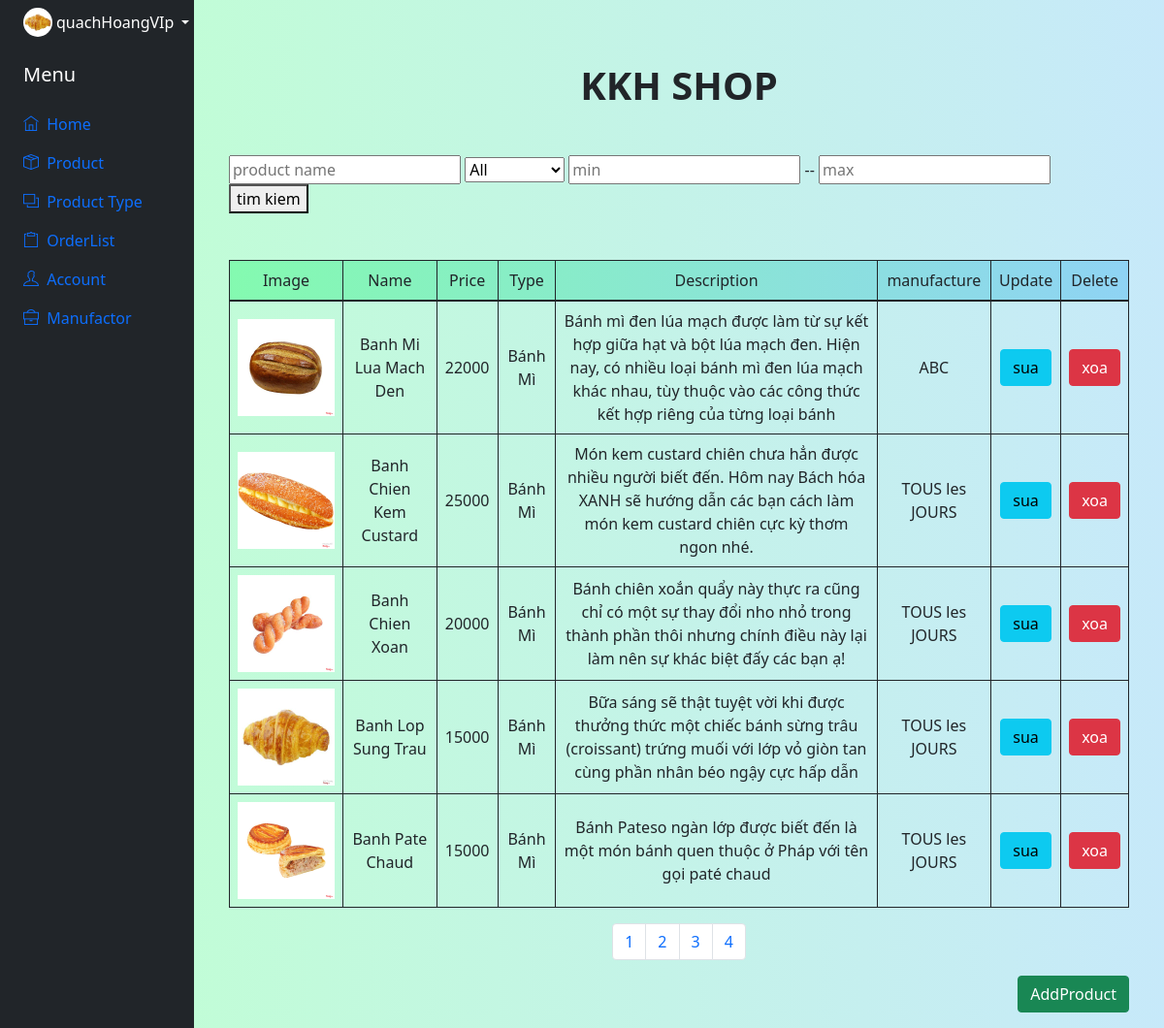
The page /admin?side=Product (signed in) on the database its author committed.
### tables this page shows
CREATE TABLE `product` (
  `id` int(11) NOT NULL,
  `Name` varchar(50) NOT NULL,
  `Price` double NOT NULL,
  `product_type` int(50) NOT NULL,
  `Image` varchar(200) NOT NULL,
  `description` text NOT NULL,
  `manufacture_id` int(11) NOT NULL
);

CREATE TABLE `category` (
  `id` int(11) NOT NULL,
  `Type` varchar(50) NOT NULL
);

CREATE TABLE `manufacture` (
  `Ma` int(11) NOT NULL,
  `name` varchar(50) NOT NULL,
  `phone` varchar(30) NOT NULL,
  `Country` varchar(50) NOT NULL
);

### admin/product/index.php (the view, shortened to what this page needs)
<?php
  $page=1;
  $search="";
  $type="";
 if(isset($_GET['price_1']) && $_GET['price_1']!='' ){
   $price_1=$_GET['price_1'];
  }
  else{
    $price_1=0;
  }
  if(isset($_GET['price_2']) && $_GET['price_2']!=''){
   $price_2=$_GET['price_2'];
  }
  else{
    $price_2=100000000000;
  }
  $itemSQL = "select count(*)from product where Name like '%$search%'and product_type like '%$type%'  and ( price between $price_1 and $price_2 ) ";
  $itemArray= mysqli_query($connect,$itemSQL);
  $ItemResult= mysqli_fetch_array($itemArray);
  $TotalPage= $ItemResult['count(*)'];
  $ItemOnPage= 5;
  $PerPage=ceil($TotalPage/$ItemOnPage);
  $DropItem=  $ItemOnPage*($page-1);
  $sql="select product.*,category.Type,manufacture.name from product
   join manufacture on manufacture.Ma=product.manufacture_id
   join category on product.product_type = category.id
   where product.Name like '%$search%' and product.product_type like '%$type%' and ( price between $price_1 and $price_2 )
   limit $ItemOnPage
   offset $DropItem;
  ";
  $result=mysqli_query($connect,$sql);
 ?>
 <div class="container mt-3 ">
   <div class="mt-5 mb-5">
     <form action="" method="GET">
      <caption >
         <input class="" type="text" name="search" value="" placeholder="product name">
            <select name="type" id="">
                   <option value=""> All </option>
             </select>
             <input type="text" placeholder="min" value="" name="price_1">
                  --
              <input type="text" placeholder="max" value="" name="price_2">
            <button >tim kiem</button>
       </caption>
      </form>
   </div>
  <table class="table table-bordered border-dark align-middle text-center"  >
    <thead class="gradient-custom-4">
       <tr>
         <td> Image</td>
         <td>Name</td>
         <td> Price </td>
         <td>Type</td>
         <td> Description</td>
         <td> manufacture</td>
         <td>Update</td>
         <td>Delete</td>
      </tr>
     </thead>
     <tbody>
      <?php foreach($result as $value) :?>
        <tr>
          <td> <img height="100px" src=" photos/<?php  echo $value['Image'] ?>" alt="">  </td>
          <td><?php  echo $value['Name'] ?> </td>
          <td> <?php  echo $value['Price'] ?>   </td>
          <td><?php  echo $value['Type'] ?> </td>
          <td> <?php  echo $value['description'] ?> </td>
          <td><?php  echo $value['name'] ?>  </td>
          <td>  <input type="button" class="btn btn-info" value="sua" data-bs-toggle="modal" data-bs-target="#exampleModal" onclick="Update(<?php echo $value['id']?>)" ></td>
          <td >  <input type="button"  class="btn btn-danger"  value="xoa"onclick="Delete(<?php echo $value['id']?>)"> </td>
        </tr>
        <?php endforeach  ?>
     </tbody>
  </table>
         <nav aria-label="Page navigation example mb-2">
             <ul class="pagination justify-content-center mt-2">
                <?php for($i=1;$i<=$PerPage;$i++) :?>
                <li class="page-item">
                   <a  href="?side=Product&page=<?php echo $i ?>&search=<?php echo $search?>&type=<?php echo $type ?>&price_1=<?php echo $price_1?>&price_2=<?php echo $price_2?>" class="page-link"> <?php echo $i ?> </a>
                 </li>
                <?php endfor ?>
           </ul>
         </nav>
       <div class="btn-group float-end">
         <button onclick="AddProduct()" data-bs-toggle="modal" class="btn btn-success" data-bs-target="#exampleModal"  >AddProduct</button>
       </div>
 </div>

### admin/index.php (shortened to what this page needs)
<!DOCTYPE html>
<html lang="en">
<head>
    <link rel="stylesheet" href="../bootstrap-5.1.3-dist/css/bootstrap.min.css">
    <link rel="stylesheet" href="../style.css">
    <link rel="stylesheet" href="../font/themify-icons/themify-icons.css">
    <link rel="stylesheet" href="https://cdnjs.cloudflare.com/ajax/libs/font-awesome/6.0.0/css/all.min.css">
</head>
<body>
<div class="container-fluid">
    <div class="row flex-nowrap">
        <div class="col-auto col-md-3 col-xl-2 px-sm-2 px-0 bg-dark">
            <div class="d-flex flex-column align-items-center align-items-sm-start px-3 pt-2 text-white min-vh-100">
              <?php  if(isset($_SESSION['adminID'])):  ?>
                <div class="dropdown pb-4 position-sticky ">
                    <a href="#" class="d-flex align-items-center text-white text-decoration-none dropdown-toggle" id="dropdownUser1" data-bs-toggle="dropdown" aria-expanded="false">
                      <img src="photos/1653489808Bánh lớp sừng trâu.jpg" alt="hugenerd" width="30" height="30" class="rounded-circle">
                      <span class="d-none d-sm-inline mx-1"> <?php echo $_SESSION['adminName']; ?></span>
                    </a>
                </div>
               <?php endif ?>
                <a href="/" class="d-flex align-items-center pb-3 mb-md-0 me-md-auto text-white text-decoration-none">
                    <span class="fs-5 d-none d-sm-inline">Menu</span>
                </a>
                <ul class="nav nav-pills flex-column mb-sm-auto mb-0 align-items-center align-items-sm-start" id="menu">
                   <li class="nav-item">
                        <a href="?" class="nav-link align-middle px-0">
                            <i class="ti-home"></i> <span class="ms-1 d-none d-sm-inline">Home</span>
                        </a>
                    </li>
                    <li class="nav-item">
                        <a href="?side=Product" class="nav-link align-middle px-0">
                            <i class="ti-package"></i> <span class="ms-1 d-none d-sm-inline">Product</span>
                        </a>
                    </li>
                    <li class="nav-item">
                        <a href="?side=ProductType" class="nav-link align-middle px-0">
                            <i class="ti-layers"></i> <span class="ms-1 d-none d-sm-inline">Product Type</span>
                        </a>
                    </li>
                    <li>
                        <a href="#submenu1" data-bs-toggle="collapse" class="nav-link px-0 align-middle ">
                            <i class="ti-clipboard"></i> <span class="ms-1 d-none d-sm-inline">OrderList </span></a>
                    </li>
                    <li>
                        <a href="#submenu2" data-bs-toggle="collapse" class="nav-link px-0 align-middle ">
                            <i class="ti-user"></i> <span class="ms-1 d-none d-sm-inline">Account </span></a>
                    </li>
                    <li>
                        <a href="?side=Manufactor" class="nav-link px-0 align-middle">
                         <i class="ti-briefcase"></i> <span class="ms-1 d-none d-sm-inline">Manufactor</span> </a>
                    </li>
                </ul>
            </div>
        </div>
        <div class="col py-3 gradient-custom" >
            <h1 class='text-center fw-bolder mt-5 mb-5'> KKH SHOP</h1>
             <?php  require('../connect.php');
             $side='';
             if (isset($_GET['side'])){
              $side=$_GET['side'];
            }
              switch($side){
                  case 'Product':
                  require 'product/index.php';
                  break;
              }
               ?>
        </div>
    </div>
</div>
</body>
</html>

### style.css (style rules this page uses)
.gradient-custom { background: #84fab0; background: -webkit-linear-gradient(to right, rgba(132, 250, 176, 0.5), rgba(143, 211, 244, 0.5)); background: linear-gradient(to right, rgba(132, 250, 176, 0.5), rgba(143, 211, 244, 0.5)) }
.gradient-custom-4 { background: #84fab0; background: -webkit-linear-gradient(to right, rgba(132, 250, 176, 1), rgba(143, 211, 244, 1)); background: linear-gradient(to right, rgba(132, 250, 176, 1), rgba(143, 211, 244, 1)) }

### rows shown on the page
product: Image (picture), Name "Banh Mi Lua Mach Den", Price "22000", product_type.Type "Bánh Mì", description "Bánh mì đen lúa mạch được làm từ sự kết hợp giữa hạt và bột lúa mạch đen. Hiện nay, có nhiều loại bánh mì đen lúa mạch khác nhau, tùy thuộc vào các công thức kết hợp riêng của từng loại bánh", manufacture.name "ABC"
product: Image (picture), Name "Banh Chien Kem Custard", Price "25000", product_type.Type "Bánh Mì", description "Món kem custard chiên chưa hẳn được nhiều người biết đến. Hôm nay Bách hóa XANH sẽ hướng dẫn các bạn cách làm món kem custard chiên cực kỳ thơm ngon nhé.", manufacture.name "TOUS les JOURS"
product: Image (picture), Name "Banh Chien Xoan", Price "20000", product_type.Type "Bánh Mì", description "Bánh chiên xoắn quẩy này thực ra cũng chỉ có một sự thay đổi nho nhỏ trong thành phần thôi nhưng chính điều này lại làm nên sự khác biệt đấy các bạn ạ!", manufacture.name "TOUS les JOURS"
product: Image (picture), Name "Banh Lop Sung Trau", Price "15000", product_type.Type "Bánh Mì", description "Bữa sáng sẽ thật tuyệt vời khi được thưởng thức một chiếc bánh sừng trâu (croissant) trứng muối với lớp vỏ giòn tan cùng phần nhân béo ngậy cực hấp dẫn", manufacture.name "TOUS les JOURS"
product: Image (picture), Name "Banh Pate Chaud", Price "15000", product_type.Type "Bánh Mì", description "Bánh Pateso ngàn lớp được biết đến là một món bánh quen thuộc ở Pháp với tên gọi paté chaud", manufacture.name "TOUS les JOURS"

### other values the page prints
$_SESSION['adminName'] "quachHoangVIp"
